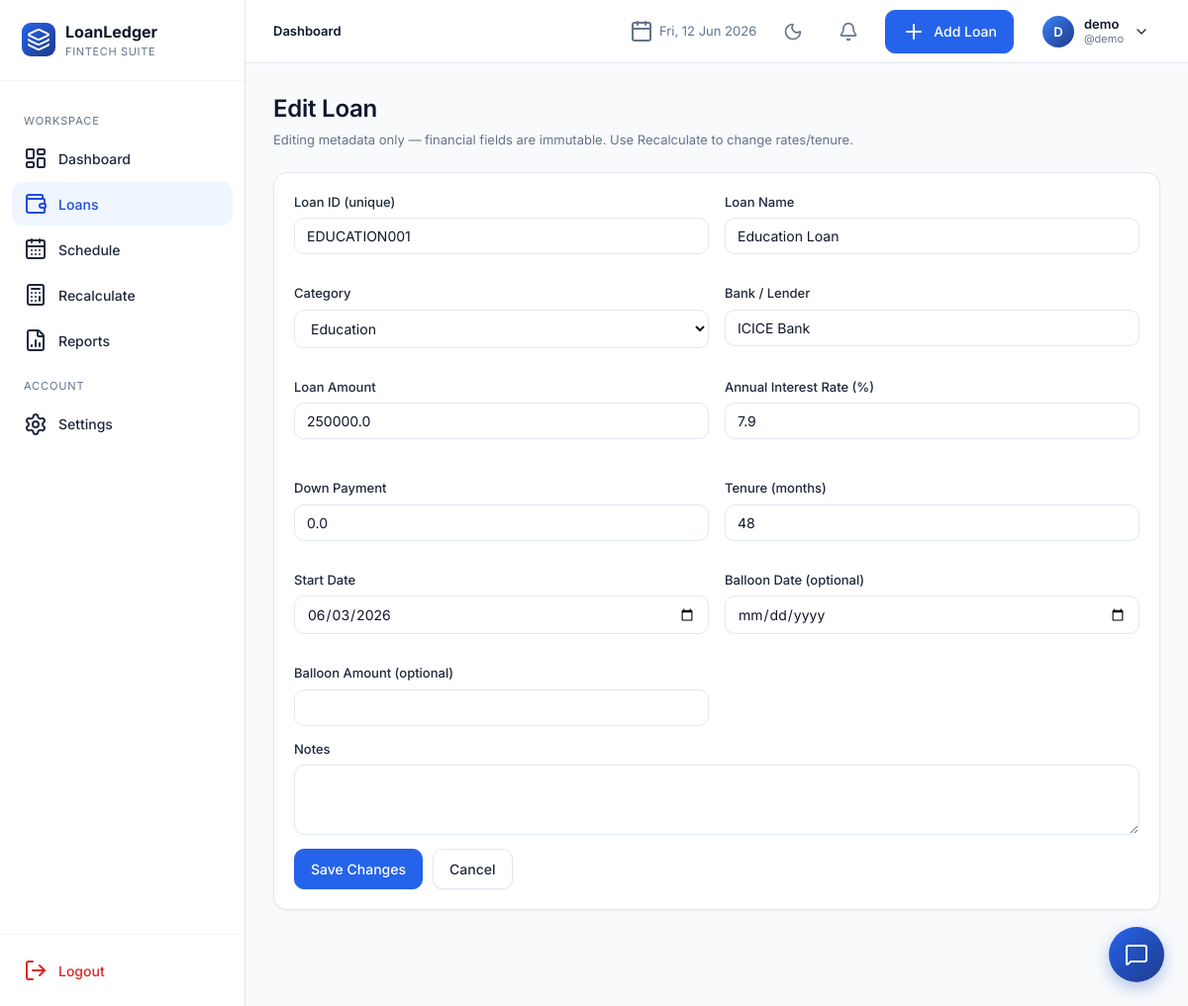
The app's page /loans/1/edit (signed in), older data.
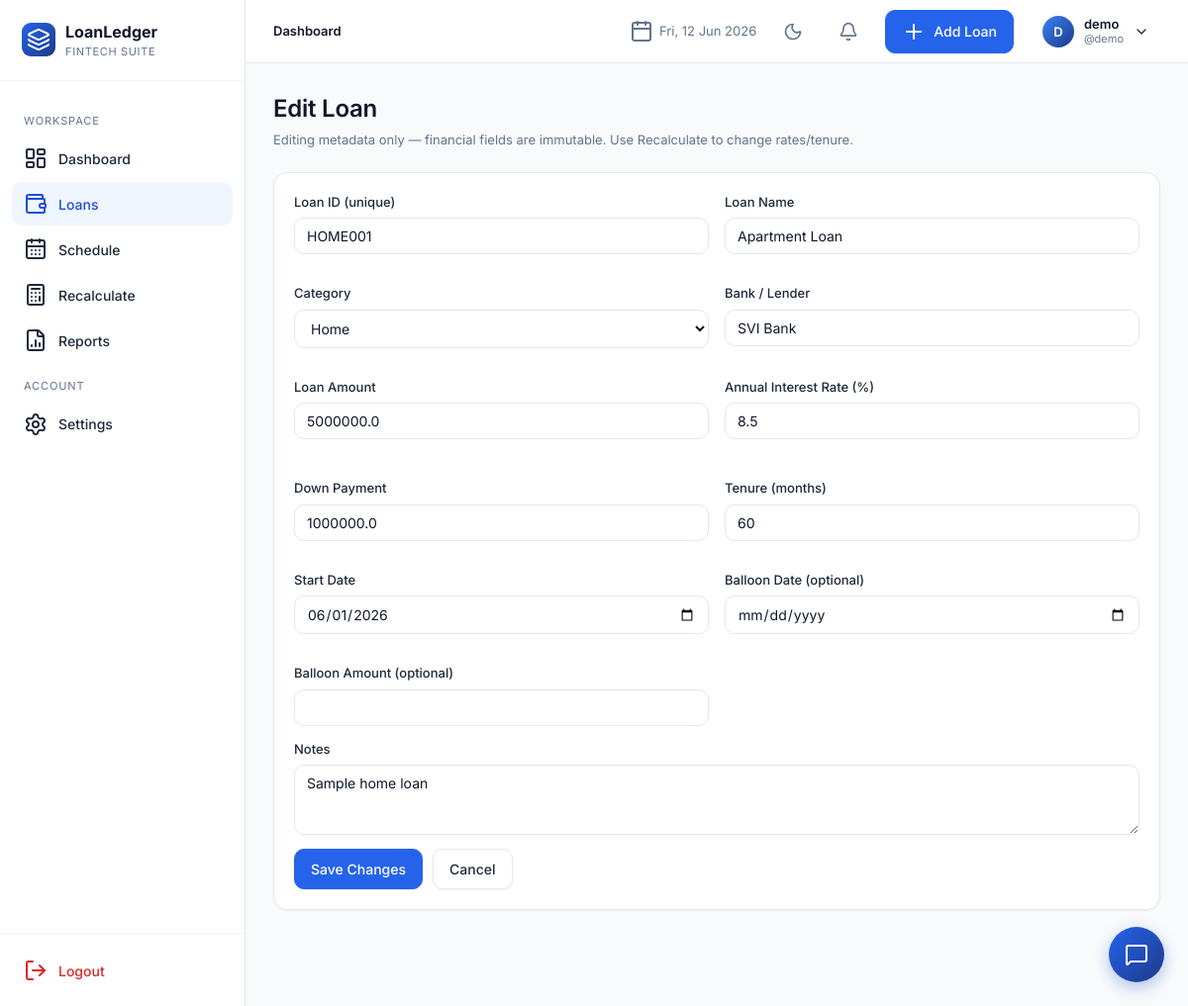
The same page, newer data.
### app/models.py (models this page shows)
class Loan(db.Model):
    __tablename__ = "loans"
    id = db.Column(db.Integer, primary_key=True)
    user_id = db.Column(db.Integer, db.ForeignKey("users.id"), nullable=False, index=True)
    loan_id = db.Column(db.String(40), nullable=False, index=True)  # manual unique per user
    loan_name = db.Column(db.String(120), nullable=False)
    loan_category = db.Column(db.String(50), nullable=False, default="Personal")
    bank_name = db.Column(db.String(120), nullable=False)
    loan_amount = db.Column(db.Float, nullable=False)
    interest_rate = db.Column(db.Float, nullable=False)  # annual %
    down_payment = db.Column(db.Float, default=0)
    custom_emi = db.Column(db.Float, nullable=True)
    start_date = db.Column(db.Date, nullable=False)
    tenure_months = db.Column(db.Integer, nullable=False)
    loan_status = db.Column(db.String(20), default="Active", index=True)
    remaining_balance = db.Column(db.Float, default=0)
    completion_percentage = db.Column(db.Float, default=0)
    is_archived = db.Column(db.Boolean, default=False, index=True)
    balloon_date = db.Column(db.Date, nullable=True)
    balloon_amount = db.Column(db.Float, nullable=True)
    notes = db.Column(db.Text)
    closed_at = db.Column(db.DateTime, nullable=True)
    final_amount = db.Column(db.Float, nullable=True)
    closure_notes = db.Column(db.Text, nullable=True)
    created_at = db.Column(db.DateTime, default=datetime.utcnow)
    updated_at = db.Column(db.DateTime, default=datetime.utcnow, onupdate=datetime.utcnow)
    schedules = db.relationship("Schedule", backref="loan", lazy="dynamic",
                                cascade="all, delete-orphan", order_by="Schedule.month_index")
    __table_args__ = (db.UniqueConstraint("user_id", "loan_id", name="uq_user_loanid"),)

### app/blueprints/loans.py (the view, shortened to what this page needs)
@loans_bp.route("/<int:loan_pk>/edit", methods=["GET", "POST"])
@login_required
def edit(loan_pk):
    loan = _get_loan_or_404(loan_pk)
    form = LoanForm(obj=loan)
    return render_template("loans/form.html", form=form, mode="edit", loan=loan)

### app/blueprints/loans.py (called while the page is built)
def _get_loan_or_404(loan_pk):
    loan = Loan.query.filter_by(id=loan_pk, user_id=current_user.id).first()
    if not loan:
        abort(404)
    return loan

### app/templates/loans/form.html (shortened to what this page needs)
{% extends "base.html" %}
{% block content %}
<div class="page-header">
  <div class="title-block">
    <h1>{{ 'Edit Loan' if mode=='edit' else 'Add a New Loan' }}</h1>
    <div class="sub">{% if mode=='edit' %}Editing metadata only — financial fields are immutable. Use Recalculate to change rates/tenure.{% else %}The amortization schedule is generated once on creation and stored permanently.{% endif %}</div>
  </div>
</div>
<div id="formContainer" style="display:flex;gap:20px;align-items:flex-start">
  <div class="card pad" id="formCard" style="flex:1">
    <form method="POST" novalidate>
      <div class="form-grid">
        <div class="form-row"><label>Loan ID (unique)</label>{{ form.loan_id(placeholder="HOME001") }}{% for e in form.loan_id.errors %}<div class="err">{{ e }}</div>{% endfor %}</div>
        <div class="form-row"><label>Loan Name</label>{{ form.loan_name(placeholder="Home Loan — Apartment") }}{% for e in form.loan_name.errors %}<div class="err">{{ e }}</div>{% endfor %}</div>
        <div class="form-row"><label>Category</label>{{ form.loan_category() }}</div>
        <div class="form-row"><label>Bank / Lender</label>{{ form.bank_name() }}</div>
        <div class="form-row">
          <label>Loan Amount</label>
          {{ form.loan_amount() }}
        </div>
        <div class="form-row"><label>Annual Interest Rate (%)</label>{{ form.interest_rate() }}{% for e in form.interest_rate.errors %}<div class="err">{{ e }}</div>{% endfor %}</div>
        <div class="form-row"><label>Down Payment</label>{{ form.down_payment() }}</div>
        {% if mode != 'edit' %}
          <div class="form-row">
            <label>Tenure</label>
            <div style="display:flex;gap:10px">
              {{ form.tenure_months(style="flex:1") }}
              {{ form.tenure_unit(style="width:120px;padding:8px 12px;border:1px solid var(--slate-200);border-radius:10px") }}
            </div>
            {% for e in form.tenure_months.errors %}<div class="err">{{ e }}</div>{% endfor %}
          </div>
        {% else %}
          <div class="form-row">
            <label>Tenure (months)</label>
            {{ form.tenure_months(disabled=True) }}
          </div>
        {% endif %}
        <div class="form-row"><label>Start Date</label>{{ form.start_date() }}</div>
        <div class="form-row"><label>Balloon Date (optional)</label>{{ form.balloon_date() }}</div>
        <div class="form-row"><label>Balloon Amount (optional)</label>{{ form.balloon_amount() }}</div>
      </div>
      <div class="form-row"><label>Notes</label>{{ form.notes(rows=3) }}</div>
      <div style="display:flex;gap:10px">
        <button class="btn" type="submit">{{ 'Save Changes' if mode=='edit' else 'Create Loan' }}</button>
        <a href="{{ url_for('loans.list_loans') }}" class="btn secondary">Cancel</a>
      </div>
    </form>
  </div>
</div>
{% endblock %}

Row changes from the older to the newer data that the page shows:
changed Loan: loan_id "EDUCATION001" → "HOME001"; loan_name "Education Loan" → "Apartment Loan"; loan_category "Education" → "Home"; bank_name "ICICE Bank" → "SVI Bank"; loan_amount "250000.0" → "5000000.0"; interest_rate "7.9" → "8.5"; down_payment "0.0" → "1000000.0"; tenure_months "48" → "60"; start_date "06/03/2026" → "06/01/2026"; notes (not shown) → "Sample home loan"
